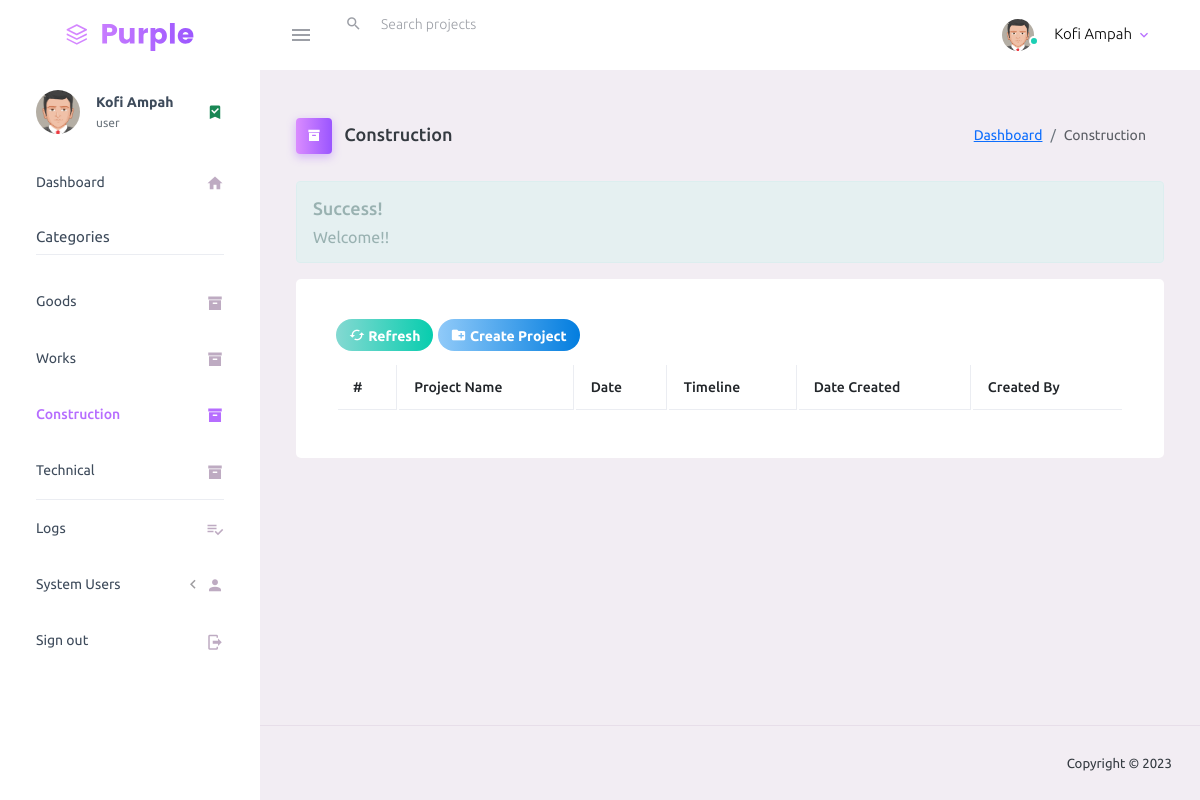
Before: /normalServices.php (signed in) with the older database file.
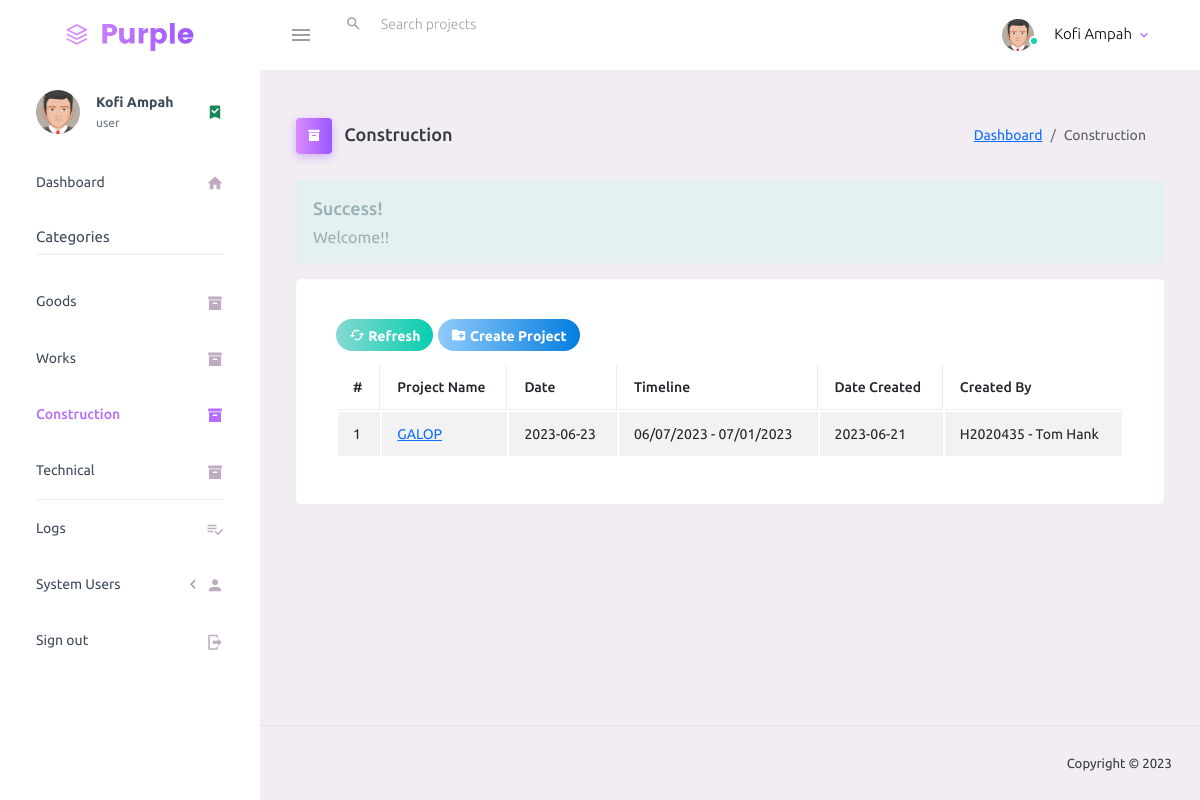
After: the same page with the newer database file.
### tables this page shows
CREATE TABLE `projects` (
  `project_id` int(30) NOT NULL,
  `cat_id` int(30) NOT NULL,
  `project_name` text NOT NULL,
  `project_date` date NOT NULL,
  `project_timeline` text NOT NULL,
  `date_created` date NOT NULL DEFAULT current_timestamp(),
  `created_by` text NOT NULL,
  `delete_flag` int(2) NOT NULL DEFAULT 0 COMMENT '2 = deleted by admin; 1 = deleted by user; 0= not deleted'
);

### normalServices.php (the view, shortened to what this page needs)
<?php include 'inc/session.php'; ?>
<?php include 'inc/header.php'; ?>
<body>
    <div class="container-scroller">
        <?php include 'inc/menubar.php'; ?>
        <div class="container-fluid page-body-wrapper">
            <?php include 'inc/sidebar.php'; ?>
            <div class="main-panel">
                <div class="content-wrapper">
                    <div class="page-header">
                        <h3 class="page-title">
                            <span class="page-title-icon bg-gradient-primary text-white me-2">
                                <i class="mdi mdi-archive"></i>
                            </span> Construction
                        </h3>
                        <nav aria-label="breadcrumb">
                            <ol class="breadcrumb">
                                <li class="breadcrumb-item"><a href="dashboard.php">Dashboard</a></li>
                                <li class="breadcrumb-item active" aria-current="page">Construction</li>
                            </ol>
                        </nav>
                    </div>
                    <?php
                    if (isset($_SESSION['success'])) {
                        echo "
                            <div class='alert alert-success alert-dismissible'>
                            <h4><i class='icon fa fa-check'></i> Success!</h4>
                            " . $_SESSION['success'] . "
                            </div>
                        ";
                    }
                    ?>
                    <div class="row">
                        <div class="col-md-12 grid-margin stretch-card">
                            <div class="card">
                                <div class="card-body">
                                    <div class="card-title">
                                        <button title="Refresh" class="btn btn-gradient-success btn-rounded btn-sm" onClick="window.location.reload();"><i class="mdi mdi-cached"></i> Refresh</button>
                                        <button type="button" title="Create New" class="btn btn-gradient-info btn-rounded btn-sm addNew"><i class="mdi mdi-folder-plus"></i> Create Project</button>
                                    </div>
                                    <table id="example1" class="table table-bordered table-hover table-striped">
                                        <thead>
                                            <th>#</th>
                                            <th>Project Name</th>
                                            <th>Date</th>
                                            <th>Timeline</th>
                                            <th>Date Created</th>
                                            <th>Created By</th>
                                        </thead>
                                        <tbody>
                                            <?php
                                            $sql =  "SELECT * FROM projects WHERE cat_id = 3 AND delete_flag = 0 ORDER BY date_created DESC";
                                            $query = $conn->query($sql);
                                            $i = 1;
                                            while ($row = $query->fetch_assoc()) {
                                            ?>
                                                <tr>
                                                    <td><?= $i; ?></td>
                                                    <td><a title="View Project Details" href="project_phase.php?id=<?=base64_encode($row['project_id'])?>&page=<?=base64_encode('normalServices.php')?>&t=<?=base64_encode($row['project_name'])?>"><?= $row['project_name']; ?></a></td>
                                                    <td><?= $row['project_date']; ?></td>
                                                    <td><?= $row['project_timeline']; ?></td>
                                                    <td><?= $row['date_created']; ?></td>
                                                    <td><?= $row['created_by']; ?></td>
                                                </tr>
                                            <?php $i++;
                                            }
                                            ?>
                                        </tbody>
                                    </table>
                                </div>
                            </div>
                        </div>
                    </div>
                </div>
                <?php include 'inc/footer.php'; ?>
            </div>
        </div>
    </div>
</body>
</html>

Changed rows visible on the page:
added projects: project_name "GALOP", project_date "2023-06-23", project_timeline "06/07/2023 - 07/01/2023", date_created "2023-06-21", created_by "H2020435 - Tom Hank"
